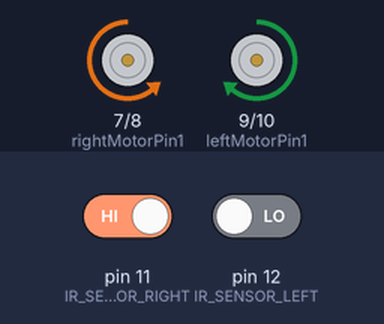
Simulated run of this sketch. Board: Arduino Uno, built with avr-gcc and run on an emulated ATmega328P. Shown: motor-driver pin pairs drawn as motors (green arrow = first pin HIGH = forward, orange = second pin HIGH = backward, longer = more drive, scaled by the enable pin). The inputs (shaded band) are chosen by the test bench; at power-on: pin 11 (IR_SENSOR_RIGHT) HIGH, pin 12 (IR_SENSOR_LEFT) LOW.

Above: at 1.2 s.
1.3 s: pin 11 (IR_SENSOR_RIGHT) driven LOW
At 2.1 s:
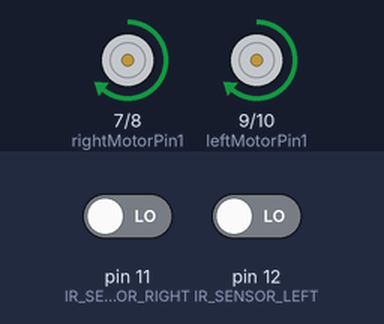
2.8 s: pin 12 (IR_SENSOR_LEFT) driven HIGH
At 3.2 s:
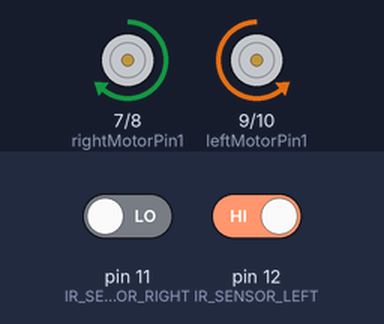
4.3 s: pin 11 (IR_SENSOR_RIGHT) driven HIGH
At 5.5 s:
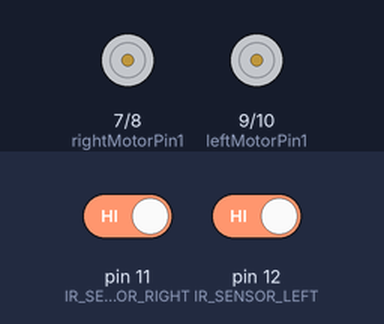
5.8 s: pin 12 (IR_SENSOR_LEFT) driven LOW
At 6.7 s:
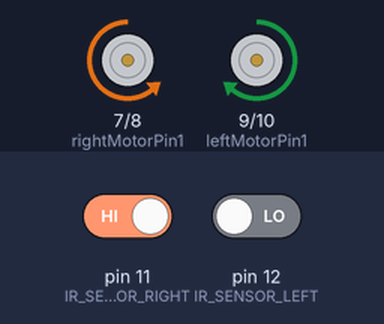
Timing chart, 0 to 8.3 s (numbered marks = the images above; inputs shaded):
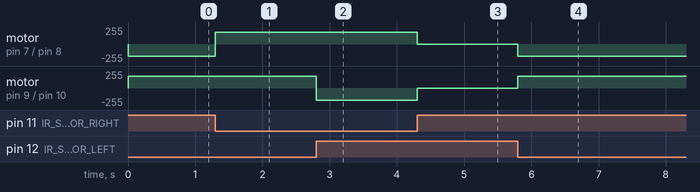

Measured:
- after the input at 1.3 s, motor on pin 7 (rightMotorPin1) / pin 8 (rightMotorPin2): backward 180/255 → forward 180/255 at once
- after the input at 2.8 s, motor on pin 9 (leftMotorPin1) / pin 10 (leftMotorPin2): forward 180/255 → backward 180/255 at once
- after the input at 4.3 s, motor on pin 7 (rightMotorPin1) / pin 8 (rightMotorPin2): forward 180/255 → stopped at once; motor on pin 9 (leftMotorPin1) / pin 10 (leftMotorPin2): backward 180/255 → stopped at once
- after the input at 5.8 s, motor on pin 7 (rightMotorPin1) / pin 8 (rightMotorPin2): stopped → backward 180/255 at once; motor on pin 9 (leftMotorPin1) / pin 10 (leftMotorPin2): stopped → forward 180/255 at once

The sketch:

LineFollwerRobot.ino
```cpp
#define IR_SENSOR_RIGHT 11
#define IR_SENSOR_LEFT 12
#define MOTOR_SPEED 180
//Right motor
int enableRightMotor=6;
int rightMotorPin1=7;
int rightMotorPin2=8;
//Left motor
int enableLeftMotor=5;
int leftMotorPin1=9;
int leftMotorPin2=10;
void setup()
{
  //The problem with TT gear motors is that, at very low pwm value it does not even rotate.
  //If we increase the PWM value then it rotates faster and our robot is not controlled in that speed and goes out of line.
  //For that we need to increase the frequency of analogWrite.
  //Below line is important to change the frequency of PWM signal on pin D5 and D6
  //Because of this, motor runs in controlled manner (lower speed) at high PWM value.
  //This sets frequecny as 7812.5 hz.
  TCCR0B = TCCR0B & B11111000 | B00000010 ;

  // put your setup code here, to run once:
  pinMode(enableRightMotor, OUTPUT);
  pinMode(rightMotorPin1, OUTPUT);
  pinMode(rightMotorPin2, OUTPUT);

  pinMode(enableLeftMotor, OUTPUT);
  pinMode(leftMotorPin1, OUTPUT);
  pinMode(leftMotorPin2, OUTPUT);
  pinMode(IR_SENSOR_RIGHT, INPUT);
  pinMode(IR_SENSOR_LEFT, INPUT);
  rotateMotor(0,0);
}
void loop()
{
  int rightIRSensorValue = digitalRead(IR_SENSOR_RIGHT);
  int leftIRSensorValue = digitalRead(IR_SENSOR_LEFT);
  //If none of the sensors detects black line, then go straight
  if (rightIRSensorValue == LOW && leftIRSensorValue == LOW)
  {
    rotateMotor(MOTOR_SPEED, MOTOR_SPEED);
  }
  //If right sensor detects black line, then turn right
  else if (rightIRSensorValue == HIGH && leftIRSensorValue == LOW )
  {
      rotateMotor(-MOTOR_SPEED, MOTOR_SPEED);
  }
  //If left sensor detects black line, then turn left
  else if (rightIRSensorValue == LOW && leftIRSensorValue == HIGH )
  {
      rotateMotor(MOTOR_SPEED, -MOTOR_SPEED);
  }
  //If both the sensors detect black line, then stop
  else
  {
    rotateMotor(0, 0);
  }
}
void rotateMotor(int rightMotorSpeed, int leftMotorSpeed)
{

  if (rightMotorSpeed < 0)
  {
    digitalWrite(rightMotorPin1,LOW);
    digitalWrite(rightMotorPin2,HIGH);
  }
  else if (rightMotorSpeed > 0)
  {
    digitalWrite(rightMotorPin1,HIGH);
    digitalWrite(rightMotorPin2,LOW);
  }
  else
  {
    digitalWrite(rightMotorPin1,LOW);
    digitalWrite(rightMotorPin2,LOW);
  }
  if (leftMotorSpeed < 0)
  {
    digitalWrite(leftMotorPin1,LOW);
    digitalWrite(leftMotorPin2,HIGH);
  }
  else if (leftMotorSpeed > 0)
  {
    digitalWrite(leftMotorPin1,HIGH);
    digitalWrite(leftMotorPin2,LOW);
  }
  else
  {
    digitalWrite(leftMotorPin1,LOW);
    digitalWrite(leftMotorPin2,LOW);
  }
  analogWrite(enableRightMotor, abs(rightMotorSpeed));
  analogWrite(enableLeftMotor, abs(leftMotorSpeed));
}
```
